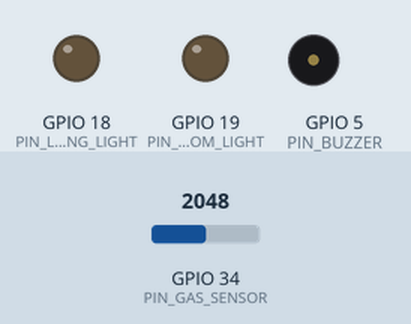
The sketch below on a simulated ESP32. On the bench: output pins drawn as LEDs (lit = HIGH), buzzer (waves = sounding, pin HIGH). The test bench sets the inputs (shaded band); at power-on: GPIO 34 (PIN_GAS_SENSOR) = 2048. WiFi joins after 1.5 s; servers stay silent unless stated; uploads are accepted with an empty reply; random numbers use the default seed unless the sketch sets one; what the sketch prints to the serial monitor is not drawn.

Above: at 1.1 s.
At 3.1 s:
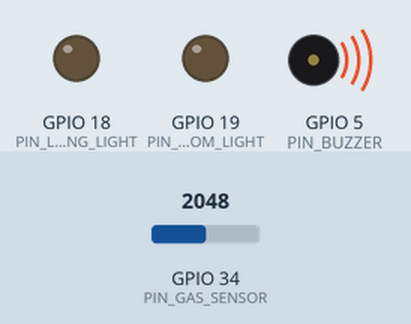
Timing chart, 0 to 4.6 s (numbered marks = the images above):
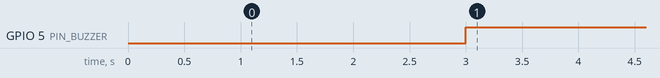

Measured:
- by itself, GPIO 5 (PIN_BUZZER): LOW → HIGH at 3.0 s

The sketch:

esp32_smart_apartment.ino
```cpp
/**
 * ==============================================================================
 * DỰ ÁN: CHUNG CƯ THÔNG MINH IOT - FIRMWARE ESP32 (LAB 1)
 * CHỨC NĂNG:
 *   1. Đọc cảm biến DHT (nhiệt độ, độ ẩm) & MQ-2 (khí Gas)
 *   2. Gửi dữ liệu định kỳ mỗi 3s lên Cloud Backend (POST /api/sensors)
 *   3. Nhận trạng thái thiết bị từ Cloud Backend (GET /api/devices/:apartmentId)
 *   4. Điều khiển Relay đèn và Servo khóa cửa
 * ==============================================================================
 */

#include <WiFi.h>
#include <HTTPClient.h>
#include <ArduinoJson.h>

// --- CẤU HÌNH WIFI & SERVER ---
const char* WIFI_SSID     = "YOUR_WIFI_SSID";
const char* WIFI_PASSWORD = "YOUR_WIFI_PASSWORD";
const char* SERVER_URL    = "https://smart-apartment-backend.onrender.com"; // Hoặc IP local: http://192.168.1.X:3000
const char* APARTMENT_ID  = "A-1204";

// --- CẤU HÌNH CHÂN GPIO ---
#define PIN_GAS_SENSOR    34  // MQ-2 Analog Input
#define PIN_LIVING_LIGHT  18  // Đèn phòng khách
#define PIN_BEDROOM_LIGHT 19  // Đèn phòng ngủ
#define PIN_DOOR_SERVO    23  // Chân điều khiển Servo cửa
#define PIN_BUZZER        5   // Còi báo động

// Ngưỡng cảnh báo
const float TEMP_THRESHOLD = 40.0; // °C
const int   GAS_THRESHOLD  = 400;  // ppm

unsigned long lastSendTime = 0;
const unsigned long SEND_INTERVAL = 3000; // 3 giây gửi 1 lần

void setup() {
  Serial.begin(115200);
  delay(1000);

  pinMode(PIN_LIVING_LIGHT, OUTPUT);
  pinMode(PIN_BEDROOM_LIGHT, OUTPUT);
  pinMode(PIN_BUZZER, OUTPUT);
  digitalWrite(PIN_LIVING_LIGHT, LOW);
  digitalWrite(PIN_BEDROOM_LIGHT, LOW);
  digitalWrite(PIN_BUZZER, LOW);

  Serial.println("\n[ESP32] Dang ket noi WiFi...");
  WiFi.begin(WIFI_SSID, WIFI_PASSWORD);
  while (WiFi.status() != WL_CONNECTED) {
    delay(500);
    Serial.print(".");
  }
  Serial.println("\n[ESP32] WiFi da ket noi! IP: " + WiFi.localIP().toString());
}

void loop() {
  if (WiFi.status() != WL_CONNECTED) {
    WiFi.reconnect();
    delay(1000);
    return;
  }

  unsigned long currentMillis = millis();
  if (currentMillis - lastSendTime >= SEND_INTERVAL) {
    lastSendTime = currentMillis;

    // 1. Đọc dữ liệu cảm biến
    float temperature = 28.5 + (random(-15, 15) / 10.0);
    float humidity    = 65.0 + (random(-20, 20) / 10.0);
    int gasPpm        = analogRead(PIN_GAS_SENSOR) / 4; // Giả lập tỷ lệ ppm

    bool tempAlert = (temperature >= TEMP_THRESHOLD);
    bool gasAlert  = (gasPpm >= GAS_THRESHOLD);

    // Kích hoạt còi tại chỗ nếu có nguy hiểm
    if (tempAlert || gasAlert) {
      digitalWrite(PIN_BUZZER, HIGH);
    } else {
      digitalWrite(PIN_BUZZER, LOW);
    }

    // 2. Gửi dữ liệu cảm biến lên Backend
    postSensorData(temperature, humidity, gasPpm, gasAlert, tempAlert);

    // 3. Đọc trạng thái thiết bị từ Backend để điều khiển phần cứng
    fetchDeviceStatus();
  }
}

void postSensorData(float temp, float hum, int gas, bool gasAlert, bool tempAlert) {
  HTTPClient http;
  String url = String(SERVER_URL) + "/api/sensors";
  http.begin(url);
  http.addHeader("Content-Type", "application/json");

  StaticJsonDocument<256> doc;
  doc["apartmentId"] = APARTMENT_ID;
  doc["temperature"] = temp;
  doc["humidity"]    = hum;
  doc["gasPpm"]      = gas;
  doc["gasAlert"]    = gasAlert;
  doc["tempAlert"]   = tempAlert;

  String requestBody;
  serializeJson(doc, requestBody);

  int httpCode = http.POST(requestBody);
  if (httpCode == 200) {
    Serial.printf("[POST /api/sensors] Success | T: %.1f°C, H: %.1f%%, Gas: %d ppm\n", temp, hum, gas);
  } else {
    Serial.printf("[POST /api/sensors] Failed: %d\n", httpCode);
  }
  http.end();
}

void fetchDeviceStatus() {
  HTTPClient http;
  String url = String(SERVER_URL) + "/api/devices/" + String(APARTMENT_ID);
  http.begin(url);

  int httpCode = http.GET();
  if (httpCode == 200) {
    String payload = http.getString();
    StaticJsonDocument<256> doc;
    DeserializationError error = deserializeJson(doc, payload);

    if (!error) {
      bool livingRoom = doc["livingRoomLight"] | false;
      bool bedroom    = doc["bedroomLight"] | false;
      bool doorUnlock = doc["doorUnlocked"] | false;

      digitalWrite(PIN_LIVING_LIGHT, livingRoom ? HIGH : LOW);
      digitalWrite(PIN_BEDROOM_LIGHT, bedroom ? HIGH : LOW);

      Serial.printf("[GET /api/devices] Den khach: %d | Den ngu: %d | Cua mo: %d\n",
                    livingRoom, bedroom, doorUnlock);
    }
  }
  http.end();
}
```
